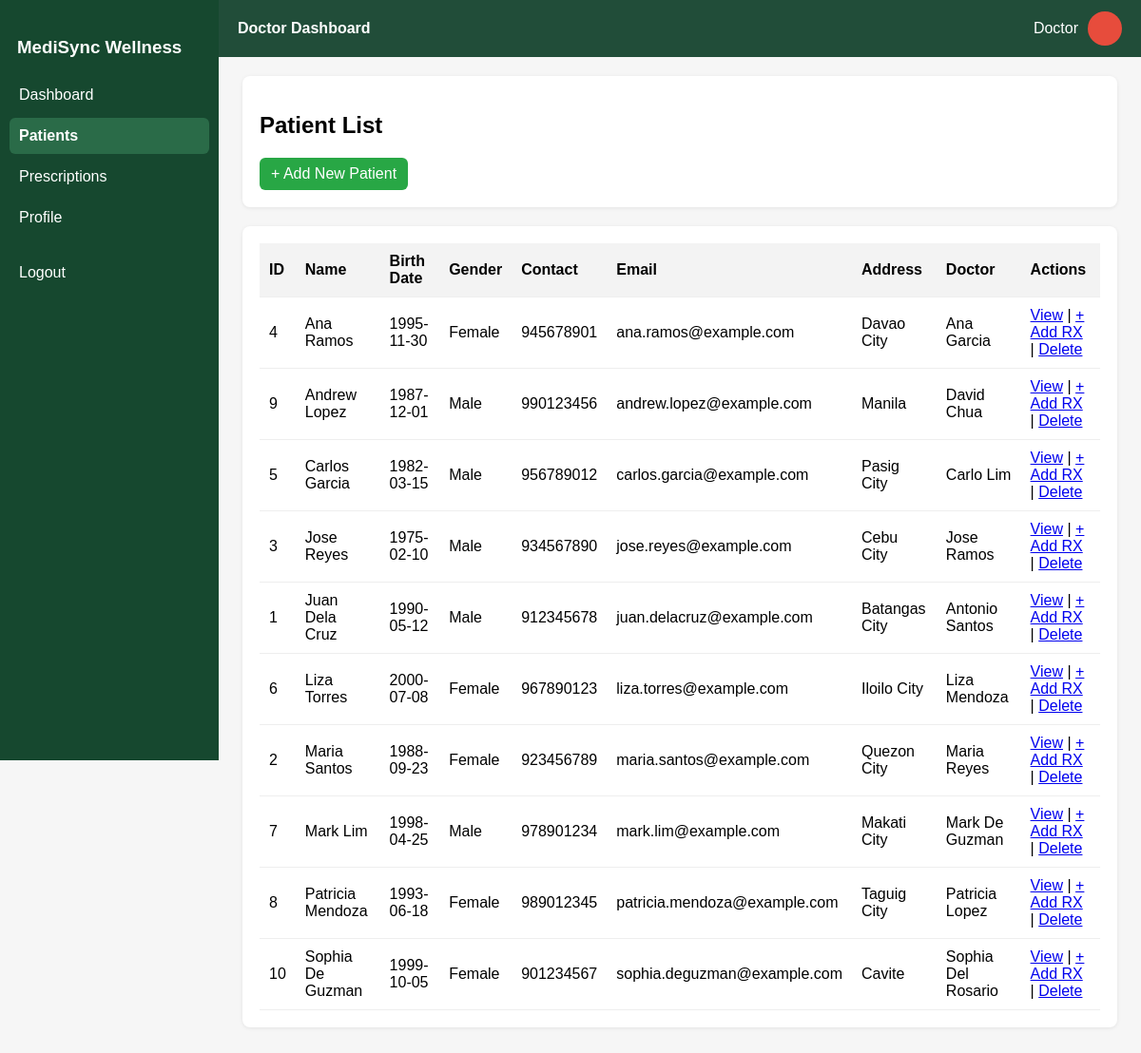
The page /backend/DISTRIBUTE_TO_APPROPRIATE_FILES/doctor/patients.php on the database as committed earlier.
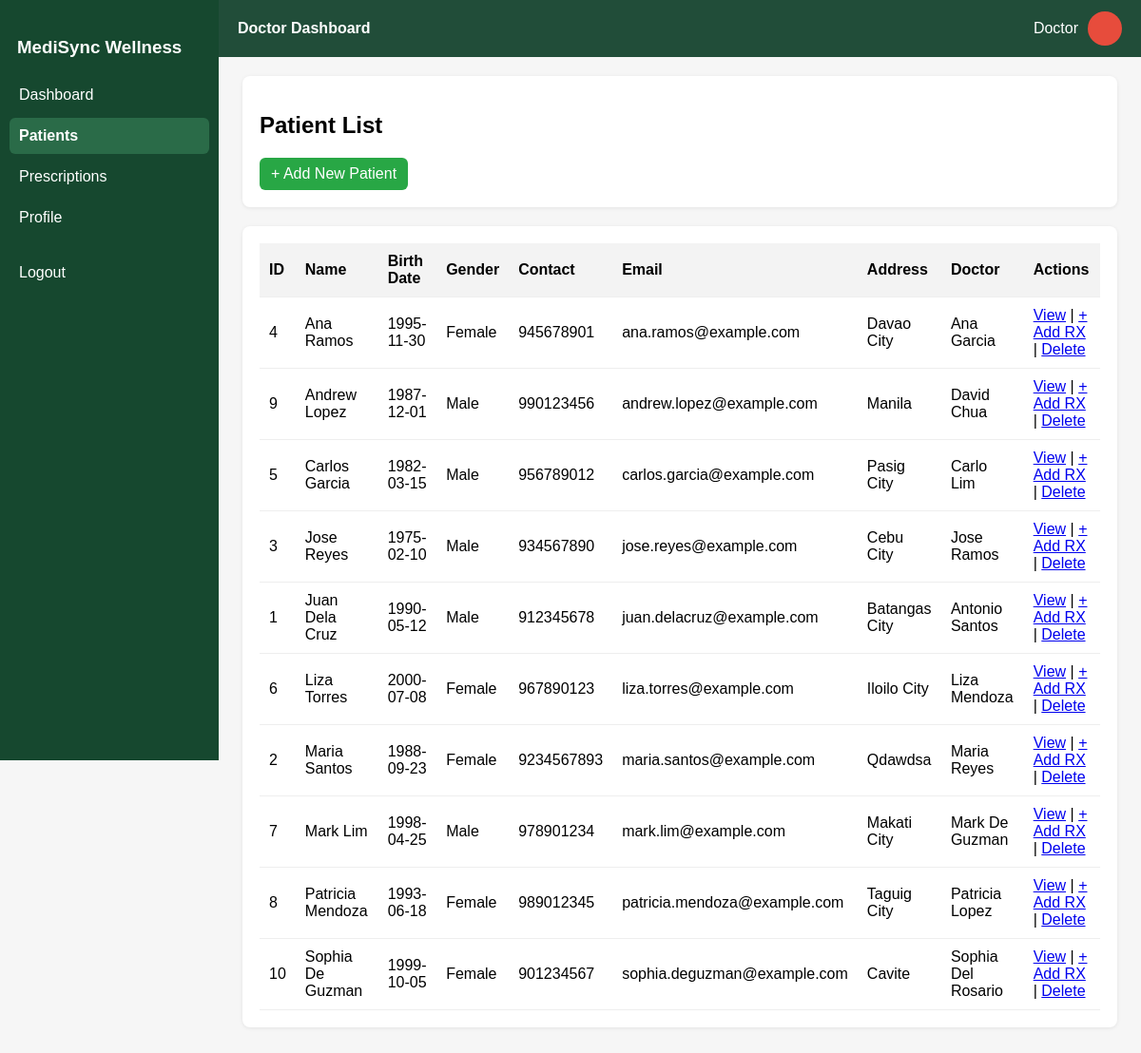
The same page on the database as committed later.
### tables this page shows
CREATE TABLE IF NOT EXISTS `patient` (
  `patientID` int(11) NOT NULL AUTO_INCREMENT,
  `firstName` text NOT NULL,
  `lastName` text NOT NULL,
  `birthDate` date NOT NULL,
  `gender` text NOT NULL,
  `contactNumber` varchar(10) DEFAULT NULL,
  `address` text NOT NULL,
  `email` text NOT NULL,
  `doctorID` int(11) DEFAULT NULL,
  `healthCondition` text DEFAULT NULL,
  `allergies` text DEFAULT NULL,
  `currentMedication` text DEFAULT NULL,
  `knownDiseases` text DEFAULT NULL,
  PRIMARY KEY (`patientID`),
  KEY `fk_patient_doctor` (`doctorID`)
);

CREATE TABLE IF NOT EXISTS `doctor` (
  `doctorID` int(11) NOT NULL AUTO_INCREMENT,
  `firstName` text NOT NULL,
  `lastName` text NOT NULL,
  `specialization` text NOT NULL,
  `licenseNumber` int(11) NOT NULL,
  `email` text NOT NULL,
  `clinicAddress` text NOT NULL,
  `status` enum('active','pending') NOT NULL DEFAULT 'pending',
  PRIMARY KEY (`doctorID`)
);

### backend/DISTRIBUTE_TO_APPROPRIATE_FILES/doctor/patients.php (the view, shortened to what this page needs)
<?php
include('../includes/db_connect.php');
$activePage = 'patients';
$query = "
    SELECT p.patientID, p.firstName, p.lastName, p.birthDate, p.gender,
           p.contactNumber, p.address, p.email, d.firstName AS doctorFirst, d.lastName AS doctorLast
    FROM patient p
    LEFT JOIN doctor d ON p.doctorID = d.doctorID
    ORDER BY p.firstName ASC
";
$res = $conn->query($query);
?>
    <div class="card">
        <h2>Patient List</h2>
        <a class="btn" href="add_patient.php">+ Add New Patient</a>
    </div>
    <div class="card">
        <?php if ($res && $res->num_rows > 0): ?>
            <table>
                <thead>
                <tr>
                    <th>ID</th><th>Name</th><th>Birth Date</th><th>Gender</th>
                    <th>Contact</th><th>Email</th><th>Address</th><th>Doctor</th><th>Actions</th>
                </tr>
                </thead>
                <tbody>
                <?php while ($row = $res->fetch_assoc()): ?>
                    <tr>
                        <td><?= (int)$row['patientID'] ?></td>
                        <td><?= htmlspecialchars($row['firstName'].' '.$row['lastName']) ?></td>
                        <td><?= htmlspecialchars($row['birthDate']) ?></td>
                        <td><?= htmlspecialchars($row['gender']) ?></td>
                        <td><?= htmlspecialchars($row['contactNumber']) ?></td>
                        <td><?= htmlspecialchars($row['email']) ?></td>
                        <td><?= htmlspecialchars($row['address']) ?></td>
                        <td><?= htmlspecialchars(trim($row['doctorFirst'].' '.$row['doctorLast'])) ?></td>
                        <td>
                            <a href="view_patient_prescription.php?id=<?= (int)$row['patientID'] ?>">View</a> |
                            <a href="add_prescription.php?id=<?= (int)$row['patientID'] ?>">+ Add RX</a> |
                            <a class="danger" href="delete_patient.php?id=<?= (int)$row['patientID'] ?>" onclick="return confirm('Delete patient and all prescriptions?')">Delete</a>
                        </td>
                    </tr>
                <?php endwhile; ?>
                </tbody>
            </table>
        <?php else: ?>
            <p>No patients found.</p>
        <?php endif; ?>
    </div>
<?php
$content = ob_get_clean();
include('doctor_standard.php');

### frontend/doctor/doctor_standard.php (shortened to what this page needs)
<!doctype html>
<html lang="en">
<head>
</head>
<body>
<div class="sidebar">
    <h3>MediSync Wellness</h3>
    <a href="dashboard.php" class="<?= $activePage === 'dashboard' ? 'active' : '' ?>">Dashboard</a>
    <a href="patients.php" class="<?= $activePage === 'patients' ? 'active' : '' ?>">Patients</a>
    <a href="view_prescription.php" class="<?= $activePage === 'prescriptions' ? 'active' : '' ?>">Prescriptions</a>
    <a href="profile.php" class="<?= $activePage === 'profile' ? 'active' : '' ?>">Profile</a>
    <a href="../logout.php" style="margin-top: 20px;">Logout</a>
</div>
<div class="topbar">
    <strong>Doctor Dashboard</strong>
    <div style="display:flex;align-items:center;">
        <span style="margin-right:10px;">Doctor</span>
        <div style="width:36px;height:36px;border-radius:50%;background:#e74c3c;"></div>
    </div>
</div>
<div class="content">
    <?= $content ?>
</div>
</body>
</html>

### frontend/doctor/doctor_standard.php (style rules this page uses)
body { margin: 0; font-family: Arial, Helvetica, sans-serif; background:#f6f6f6; }
.sidebar { width: 230px; background: #16482f; color: #fff; height: 100vh; position: fixed; left: 0; top: 0; padding: 20px 10px; box-sizing:border-box; }
.sidebar h3 { margin-left: 8px; margin-bottom:20px; }
.sidebar a { color: #fff; text-decoration: none; padding: 10px; display: block; border-radius: 6px; margin-bottom: 5px; }
.sidebar a.active { background: #2a6b48; font-weight: bold; }
.topbar { height: 60px; background: #214d39; color: #fff; padding: 15px 20px; margin-left: 230px; display: flex; align-items: center; justify-content: space-between; box-sizing:border-box; }
.content { margin-left: 230px; padding: 25px; padding-top: 20px; min-height: calc(100vh - 60px); box-sizing: border-box; }
.card { background: #fff; border-radius: 8px; padding: 18px; box-shadow: 0 1px 4px rgba(0,0,0,0.08); margin-bottom: 20px; }
table { width: 100%; border-collapse: collapse; }
th, td { padding: 10px; border-bottom: 1px solid #eee; text-align: left; }
th { background: #f3f3f3; }
.btn { background: #28a745; padding: 8px 12px; color: white; text-decoration: none; border-radius: 6px; margin-right: 6px; display:inline-block; }

Rows that differ between the two databases and show on the page:
changed patient "Maria Santos": contactNumber "923456789" → "9234567893"; address "Quezon City" → "Qdawdsa"
